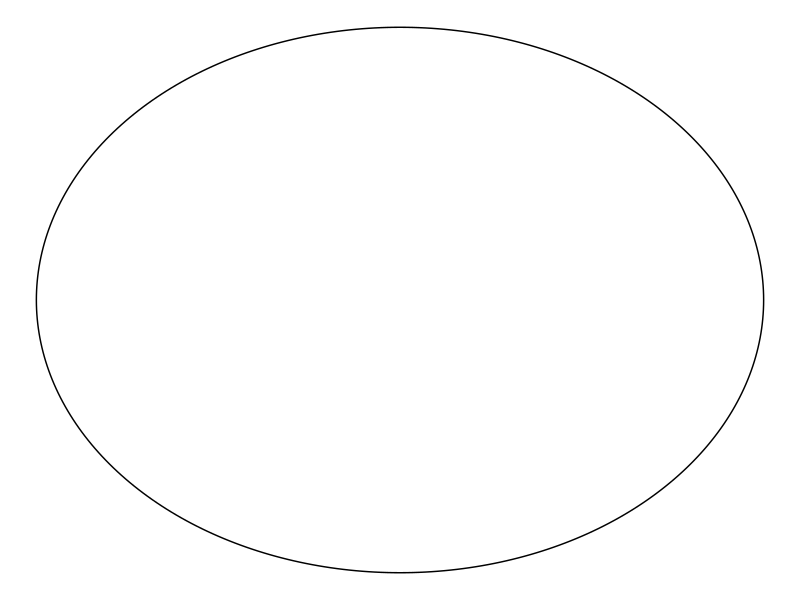
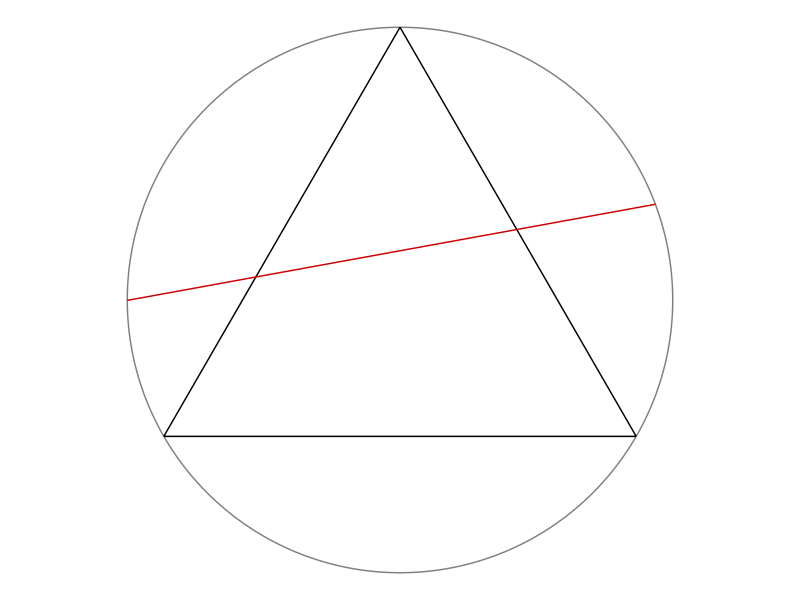

These figures' R source, in order:
# Instruction to students: You may clear the code in this file and replace it
# with your own.

library(tidyverse)
library(ggforce)
theme_set(theme_void())

# Draw a random chord in a unit circle centred at origin -----------------------

# Coordinates of equilateral triangle
eqtri_df <- tibble(
  x    = c(0, sqrt(3) / 2, -sqrt(3) / 2),
  y    = c(1, -0.5, -0.5),
  xend = c(sqrt(3) / 2, -sqrt(3) / 2, 0),
  yend = c(-0.5, -0.5, 1)
)

# Coordinates of random chord
rdmchr_df <- tibble(
  x    = 0.93636368,
  y    = 0.35103142,
  xend = -0.9999991,
  yend = -0.001326758
)

# Plot
p <- ggplot() +
  ggforce::geom_circle(aes(x0 = 0, y0 = 0, r = 1), col = "gray50") +
  geom_segment(data = eqtri_df, aes(x = x, y = y, xend = xend, yend = yend)) +
  geom_segment(data = rdmchr_df, aes(x = x, y = y, xend = xend, yend = yend),
               col = "red3") +
  coord_equal()

ggsave(p, file = "plot.png", height = 5, width = 7)

# Plot a circle
library("ggplot2")
library("ggforce")

data_circle <- data.frame(x0 = 0,
                          y0 = 0,
                          r = 1)

ggplot() + geom_circle(data = data_circle, aes(x0 = x0, y0 = y0, r=r))

# METHOD A (Random Endpoints) --------------------------------------------------




# METHOD B (Random Radial Points) ----------------------------------------------




# METHOD C (Random Midpoints) --------------------------------------------------
